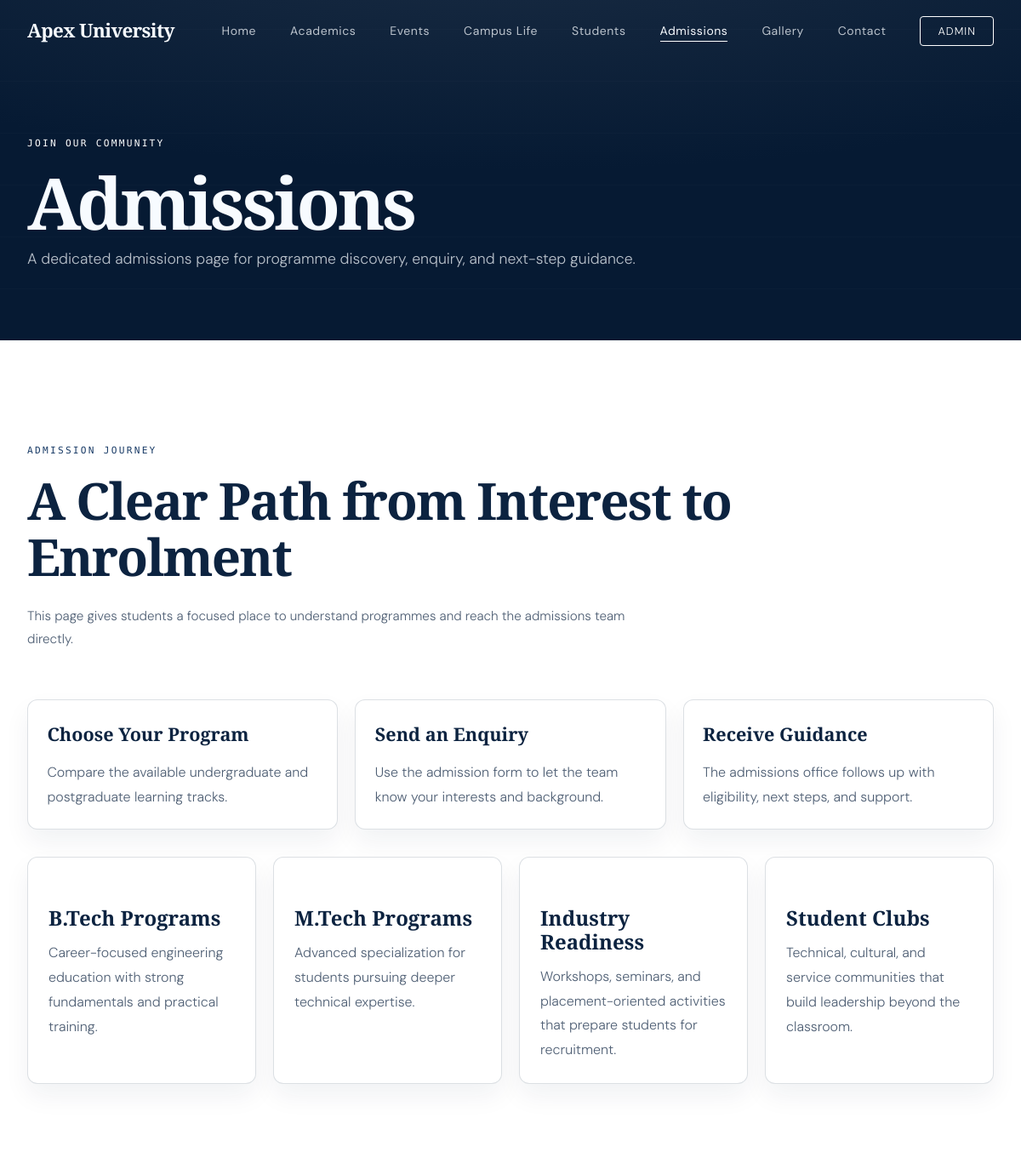
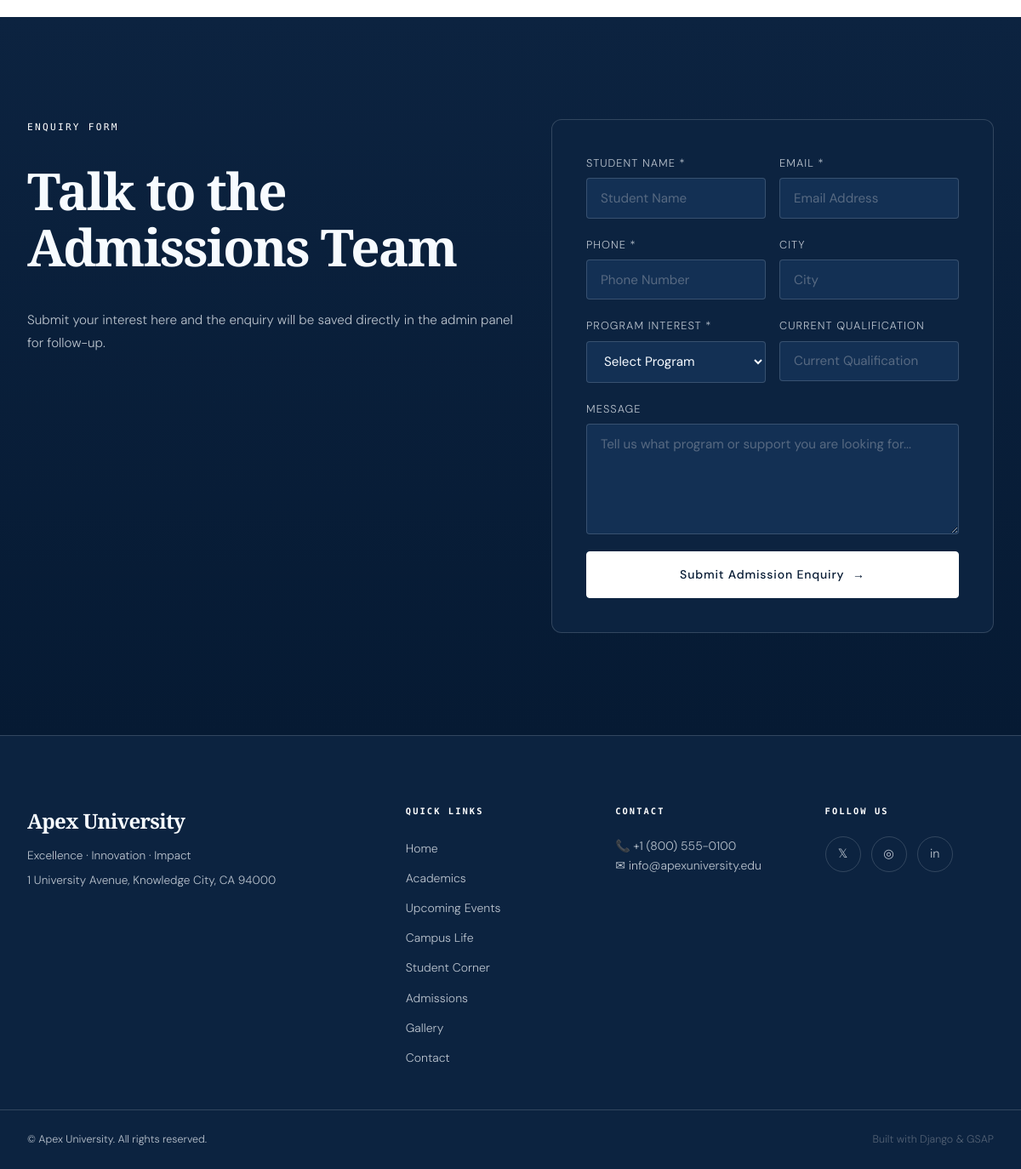
/admissions/, run on the app's committed database (2 pictures, top to bottom).
### core/models.py (models this page shows, shortened)
class SiteSettings(models.Model):
    college_name = models.CharField(max_length=200, default="Apex University")
    tagline = models.CharField(max_length=300, blank=True)
    logo = models.ImageField(upload_to='site/', blank=True, null=True)
    footer_text = models.TextField(blank=True)
    phone = models.CharField(max_length=50, blank=True)
    email = models.EmailField(blank=True)
    address = models.TextField(blank=True)
    facebook_url = models.URLField(blank=True)
    twitter_url = models.URLField(blank=True)
    instagram_url = models.URLField(blank=True)
    linkedin_url = models.URLField(blank=True)
    youtube_url = models.URLField(blank=True)
    class Meta:
        verbose_name = "Site Settings"
        verbose_name_plural = "Site Settings"

### core/views.py (the view, shortened to what this page needs)
# urls.py: path('admissions/', views.admissions_page, name='admissions'),
def admissions_page(request):
    site = get_site_settings()
    form = AdmissionInquiryForm()
    portal_content = get_portal_content()
    context = {
        'form': form,
        'site': site,
        'page': 'admissions',
        'programs': portal_content['programs'],
        'admissions_steps': portal_content['admissions_steps'],
    }
    return render(request, 'core/admissions.html', context)

### core/views.py (called while the page is built)
def get_site_settings():
    return SiteSettings.objects.first()

### core/templates/core/admissions.html (shortened to what this page needs)
{% extends 'core/base.html' %}
{% block content %}
<section class="page-hero" aria-label="Admissions">
  <div class="page-hero-content">
    <div class="section-label">Join Our Community</div>
    <h1 class="page-hero-title">Admissions</h1>
    <p class="page-hero-sub">A dedicated admissions page for programme discovery, enquiry, and next-step guidance.</p>
  </div>
  <div class="page-hero-bg" aria-hidden="true"></div>
</section>
<section class="portal-page-section section">
  <div class="container">
    <div class="section-header">
      <div class="section-label">Admission Journey</div>
      <h2 class="section-title">A Clear Path from Interest to Enrolment</h2>
      <p class="section-intro">This page gives students a focused place to understand programmes and reach the admissions team directly.</p>
    </div>
    <div class="feature-grid">
      {% for step in admissions_steps %}
      <article class="feature-card">
        <h3>{{ step.title }}</h3>
        <p>{{ step.text }}</p>
      </article>
      {% endfor %}
    </div>
    <div class="programs-grid portal-spacing">
      {% for program in programs %}
      <article class="program-card">
        <span class="program-meta">{{ program.meta }}</span>
        <h3>{{ program.name }}</h3>
        <p>{{ program.description }}</p>
      </article>
      {% endfor %}
    </div>
  </div>
</section>
<section class="admission-section section" aria-label="Admission Enquiry Form">
  <div class="container">
    <div class="admission-grid">
      <div class="admission-copy">
        <div class="section-label">Enquiry Form</div>
        <h2 class="section-title">Talk to the Admissions Team</h2>
        <p class="section-intro">Submit your interest here and the enquiry will be saved directly in the admin panel for follow-up.</p>
      </div>
      <div class="contact-form-wrap">
        <form method="POST" class="contact-form" novalidate>
          <div class="form-row">
            <div class="form-group">
              <label for="id_name">Student Name *</label>
              {{ form.name }}
            </div>
            <div class="form-group">
              <label for="id_email">Email *</label>
              {{ form.email }}
            </div>
          </div>
          <div class="form-row">
            <div class="form-group">
              <label for="id_phone">Phone *</label>
              {{ form.phone }}
            </div>
            <div class="form-group">
              <label for="id_city">City</label>
              {{ form.city }}
            </div>
          </div>
          <div class="form-row">
            <div class="form-group">
              <label for="id_program_interest">Program Interest *</label>
              {{ form.program_interest }}
            </div>
            <div class="form-group">
              <label for="id_current_qualification">Current Qualification</label>
              {{ form.current_qualification }}
            </div>
          </div>
          <div class="form-group">
            <label for="id_message">Message</label>
            {{ form.message }}
          </div>
          <button type="submit" class="btn btn--primary btn--full">
            Submit Admission Enquiry
            <span class="btn-arrow" aria-hidden="true">→</span>
          </button>
        </form>
      </div>
    </div>
  </div>
</section>
{% endblock %}

### core/templates/core/base.html (shortened to what this page needs)
{% load static %}
<!DOCTYPE html>
<html lang="en">
<head>
  <link rel="stylesheet" href="{% static 'core/css/main.css' %}" />
</head>
<body class="dark-theme">
  <header id="navbar" class="navbar" role="banner">
    <nav class="nav-container" aria-label="Main navigation">
      <a href="{% url 'home' %}" class="nav-logo" aria-label="Homepage">
        {% if site and site.logo %}
          <img src="{{ site.logo.url }}" alt="{{ site.college_name }}" />
        {% else %}
          <span class="logo-text">{% if site %}{{ site.college_name }}{% else %}APEX{% endif %}</span>
        {% endif %}
      </a>
      <ul class="nav-links" role="list">
        <li><a href="{% url 'home' %}#hero" class="nav-link {% if page == 'home' %}active{% endif %}">Home</a></li>
        <li><a href="{% url 'academics' %}" class="nav-link {% if page == 'academics' %}active{% endif %}">Academics</a></li>
        <li><a href="{% url 'events' %}" class="nav-link {% if page == 'events' %}active{% endif %}">Events</a></li>
        <li><a href="{% url 'campus_life' %}" class="nav-link {% if page == 'campus_life' %}active{% endif %}">Campus Life</a></li>
        <li><a href="{% url 'student_corner' %}" class="nav-link {% if page == 'student_corner' %}active{% endif %}">Students</a></li>
        <li><a href="{% url 'admissions' %}" class="nav-link {% if page == 'admissions' %}active{% endif %}">Admissions</a></li>
        <li><a href="{% url 'gallery' %}" class="nav-link {% if page == 'gallery' %}active{% endif %}">Gallery</a></li>
        <li><a href="{% url 'contact' %}" class="nav-link {% if page == 'contact' %}active{% endif %}">Contact</a></li>
        <li><a href="/admin/" class="nav-cta" target="_blank" rel="noopener">Admin</a></li>
      </ul>
    </nav>
  </header>
  <main id="main-content">
    {% block content %}{% endblock %}
  </main>
  <footer class="footer" role="contentinfo">
    <div class="footer-container">
      <div class="footer-brand">
        <p class="footer-name">{% if site %}{{ site.college_name }}{% else %}Apex University{% endif %}</p>
        {% if site and site.tagline %}
          <p class="footer-tagline">{{ site.tagline }}</p>
        {% endif %}
        {% if site and site.address %}
          <p class="footer-address">{{ site.address }}</p>
        {% endif %}
      </div>
      <div class="footer-links">
        <h4 class="footer-heading">Quick Links</h4>
        <ul>
          <li><a href="{% url 'home' %}">Home</a></li>
          <li><a href="{% url 'academics' %}">Academics</a></li>
          <li><a href="{% url 'events' %}">Upcoming Events</a></li>
          <li><a href="{% url 'campus_life' %}">Campus Life</a></li>
          <li><a href="{% url 'student_corner' %}">Student Corner</a></li>
          <li><a href="{% url 'admissions' %}">Admissions</a></li>
          <li><a href="{% url 'gallery' %}">Gallery</a></li>
          <li><a href="{% url 'contact' %}">Contact</a></li>
        </ul>
      </div>
      <div class="footer-contact">
        <h4 class="footer-heading">Contact</h4>
        {% if site %}
          {% if site.phone %}<p>📞 {{ site.phone }}</p>{% endif %}
          {% if site.email %}<p>✉ {{ site.email }}</p>{% endif %}
        {% else %}
          <p>✉ info@apexuniversity.edu</p>
        {% endif %}
      </div>
      <div class="footer-social">
        <h4 class="footer-heading">Follow Us</h4>
        <div class="social-icons">
          {% if site %}
            {% if site.twitter_url %}<a href="{{ site.twitter_url }}" target="_blank" rel="noopener" aria-label="Twitter">𝕏</a>{% endif %}
            {% if site.instagram_url %}<a href="{{ site.instagram_url }}" target="_blank" rel="noopener" aria-label="Instagram">◎</a>{% endif %}
            {% if site.linkedin_url %}<a href="{{ site.linkedin_url }}" target="_blank" rel="noopener" aria-label="LinkedIn">in</a>{% endif %}
          {% else %}
            <a href="#" aria-label="Instagram">◎</a>
            <a href="#" aria-label="LinkedIn">in</a>
            <a href="#" aria-label="Twitter">𝕏</a>
          {% endif %}
        </div>
      </div>
    </div>
    <div class="footer-bottom">
      <p>©  {% if site %}{{ site.college_name }}{% else %}Apex University{% endif %}. All rights reserved.</p>
      <p class="footer-credit">Built with Django &amp; GSAP</p>
    </div>
  </footer>
</body>
</html>

### data on the page
SiteSettings: college_name "Apex University", tagline "Excellence · Innovation · Impact", address "1 University Avenue, Knowledge City, CA 94000", phone "+1 (800) 555-0100", email "info@apexuniversity.edu"

### other printed values
{{ step.title }} "Choose Your Program" "Send an Enquiry" "Receive Guidance"
{{ step.text }} "Compare the available undergraduate and postgraduate learning tracks." "Use the admission form to let the team know your interests and background." "The admissions office follows up with eligibility, next steps, and support."
{{ program.name }} "B.Tech Programs" "M.Tech Programs" "Industry Readiness" "Student Clubs"
{{ program.description }} "Career-focused engineering education with strong fundamentals and practical training." "Advanced specialization for students pursuing deeper technical expertise." "Workshops, seminars, and placement-oriented activities that prepare students for recruitment." "Technical, cultural, and service communities that build leadership beyond the classroom."
